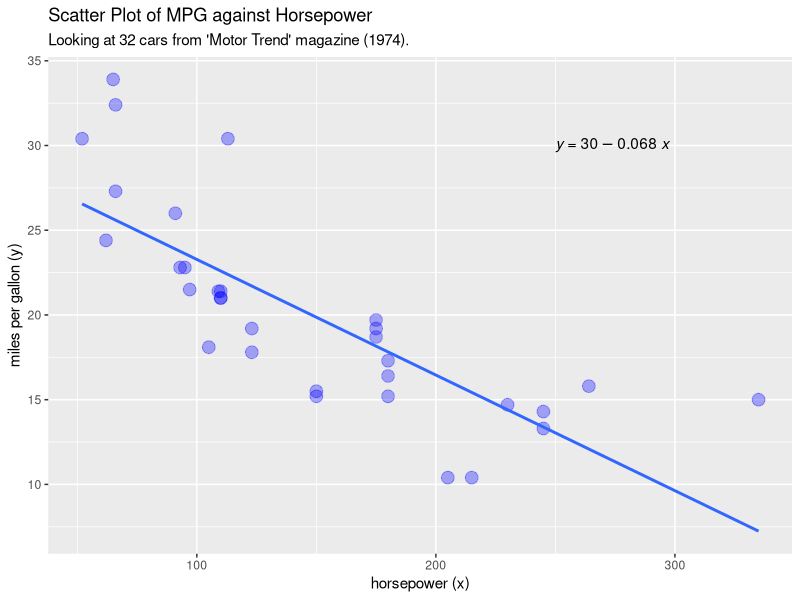
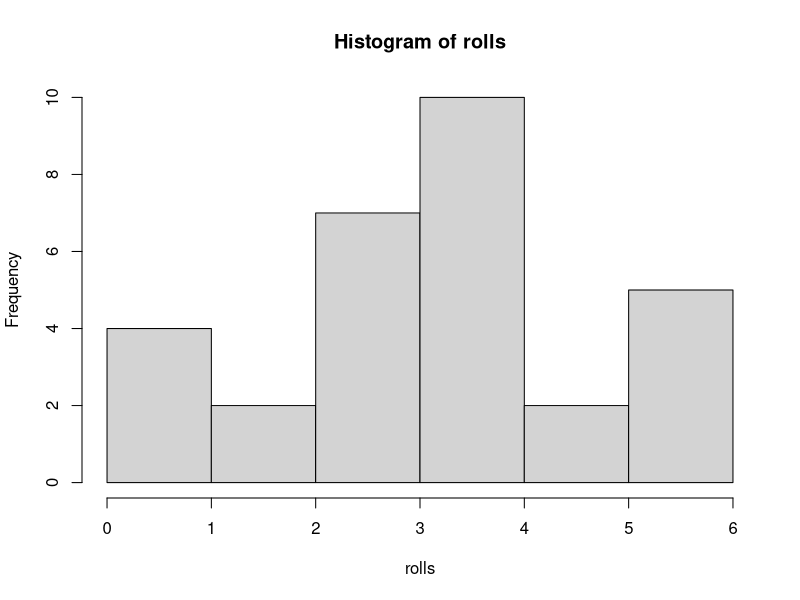

Reproduce these figures in R, in order.
## ---- chunk 1
#| label: scatter-plot
#| echo: false
#| out-width: '80%'
#| fig-align: 'center'
#| fig-format: svg
#| fig-alt: "Scatter diagram for the classic 'mtcars' dataset, showing miles per gallon against horsepower. A linear regression of y = 30 - 0.068x is shown."

library(ggplot2)  # standard package for making nice plots
library(ggpubr)   # annotations like stat_regline_equation

ggplot(mtcars, aes(x=hp, y=mpg)) +
  # plot the data
  geom_point(size=4, alpha=0.33, color="blue") +
  geom_smooth(formula=y~x, method="lm", se=FALSE) +
  stat_regline_equation(label.x=250, label.y=30) +
  # add style and label
  labs(
    title="Scatter Plot of MPG against Horsepower",
    subtitle="Looking at 32 cars from 'Motor Trend' magazine (1974).",
    x="horsepower (x)",
    y="miles per gallon (y)",
  )
## ---- chunk 2
#| label: dice-rolls
#| echo: true
#| output-location: column

# sample space is dice face values
faces <- c(1, 2, 3, 4, 5, 6)

# roll it 30 times, allow repeats
rolls <- sample(faces, 30, replace=TRUE)

# display outcomes as a chart and a list
hist(rolls, breaks=0:6); rolls
